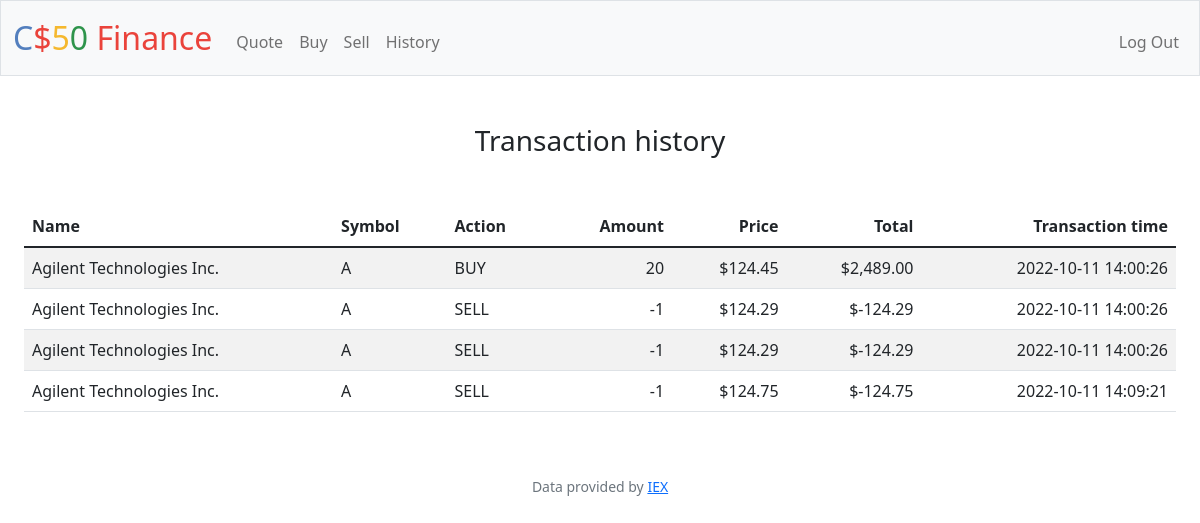
The app's page /history (signed in) with its own data.
### tables this page shows
CREATE TABLE purchases (id INTEGER PRIMARY KEY AUTOINCREMENT NOT NULL, user_id NUMERIC NOT NULL, stock_name TEXT NOT NULL, stock_symbol TEXT NOT NULL, amount NUMERIC NOT NULL, price NUMERIC NOT NULL, total NUMERIC NOT NULL, transaction_type TEXT NOT NULL, time DATETIME NOT NULL);

### app.py (the view)
@app.route("/history")
@login_required
def history():
    eventHistory = db.execute("SELECT * FROM purchases WHERE user_id=?", session["user_id"])
    return render_template("history.html", eventHistory=eventHistory)

### app.py (called while the page is built)
@app.after_request
def after_request(response):
    response.headers["Cache-Control"] = "no-cache, no-store, must-revalidate"
    response.headers["Expires"] = 0
    response.headers["Pragma"] = "no-cache"
    return response

### helpers.py (called while the page is built)
def login_required(f):
    @wraps(f)
    def decorated_function(*args, **kwargs):
        if session.get("user_id") is None:
            return redirect("/login")
        return f(*args, **kwargs)
    return decorated_function

def usd(value):
    return f"${value:,.2f}"

### templates/history.html (shortened to what this page needs)
{% extends "layout.html" %}
{% block main %}
    <h3 class="mb-5">Transaction history</h3>
    <div class="container-fluid mx-auto my-auto">
        <table class="table table-striped table-hover">
            <thead>
                <tr>
                    <th class="text-start">Name</th>
                    <th class="text-start">Symbol</th>
                    <th class="text-start">Action</th>
                    <th class="text-end">Amount</th>
                    <th class="text-end">Price</th>
                    <th class="text-end">Total</th>
                    <th class="text-end">Transaction time</th>
                </tr>
            </thead>
            <tbody>
                {% for event in eventHistory %}
                <tr>
                    <td class="text-start">{{ event['stock_name'] }}</td>
                    <td class="text-start">{{ event['stock_symbol'] }}</td>
                    <td class="text-start">{{ event['transaction_type'] }}</td>
                    <td class="text-end">{{ event['amount'] }}</td>
                    <td class="text-end">{{ event['price'] | usd }}</td>
                    <td class="text-end">{{ event['total'] | usd }}</td>
                    <td class="text-end">{{ event['time'] }}</td>
                </tr>
                {% endfor %}
            </tbody>
        </table>
    </div>
{% endblock %}

### templates/layout.html (shortened to what this page needs)
<!DOCTYPE html>
<html lang="en">
    <head>
        <link href="https://cdn.jsdelivr.net/npm/bootstrap@5.1.3/dist/css/bootstrap.min.css" rel="stylesheet">
        <link href="/static/styles.css" rel="stylesheet">
    </head>
    <body>
        <nav class="bg-light border navbar navbar-expand-md navbar-light">
            <div class="container-fluid">
                <a class="navbar-brand" href="/"><span class="blue">C</span><span class="red">$</span><span class="yellow">5</span><span class="green">0</span> <span class="red">Finance</span></a>
                <div class="collapse navbar-collapse" id="navbar">
                    {% if session["user_id"] %}
                        <ul class="navbar-nav me-auto mt-2">
                            <li class="nav-item"><a class="nav-link" href="/quote">Quote</a></li>
                            <li class="nav-item"><a class="nav-link" href="/buy">Buy</a></li>
                            <li class="nav-item"><a class="nav-link" href="/sell">Sell</a></li>
                            <li class="nav-item"><a class="nav-link" href="/history">History</a></li>
                        </ul>
                        <ul class="navbar-nav ms-auto mt-2">
                            <li class="nav-item"><a class="nav-link" href="/logout">Log Out</a></li>
                        </ul>
                    {% else %}
                        <ul class="navbar-nav ms-auto mt-2">
                            <li class="nav-item"><a class="nav-link" href="/register">Register</a></li>
                            <li class="nav-item"><a class="nav-link" href="/login">Log In</a></li>
                        </ul>
                    {% endif %}
                </div>
            </div>
        </nav>
        <main class="container-fluid py-5 text-center">
            {% block main %}{% endblock %}
        </main>
        <footer class="mb-5 small text-center text-muted">
            Data provided by <a href="https://iexcloud.io/">IEX</a>
        </footer>
    </body>
</html>

### static/styles.css (style rules this page uses)
nav .navbar-brand { font-size: xx-large; }
nav .navbar-brand .blue { color: #537fbe; }
nav .navbar-brand .red { color: #ea433b; }
nav .navbar-brand .yellow { color: #f5b82e; }
nav .navbar-brand .green { color: #2e944b; }

### records on screen
purchases: stock_name "Agilent Technologies Inc.", stock_symbol "A", transaction_type "BUY", amount "20", price "$124.45", total "$2,489.00", time "2022-10-11 14:00:26"
purchases: stock_name "Agilent Technologies Inc.", stock_symbol "A", transaction_type "SELL", amount "-1", price "$124.29", total "$-124.29", time "2022-10-11 14:00:26"
purchases: stock_name "Agilent Technologies Inc.", stock_symbol "A", transaction_type "SELL", amount "-1", price "$124.29", total "$-124.29", time "2022-10-11 14:00:26"
purchases: stock_name "Agilent Technologies Inc.", stock_symbol "A", transaction_type "SELL", amount "-1", price "$124.75", total "$-124.75", time "2022-10-11 14:09:21"
